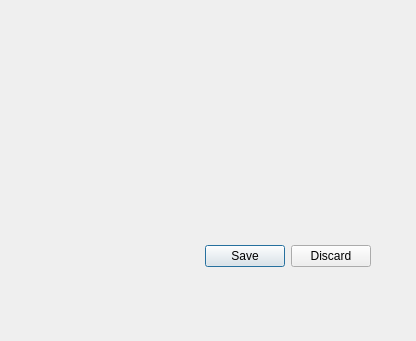
<?xml version="1.0" encoding="UTF-8"?>
<ui version="4.0">
 <class>CadastroInsumo</class>
 <widget class="QDialog" name="CadastroInsumo">
  <property name="windowModality">
   <enum>Qt::ApplicationModal</enum>
  </property>
  <property name="geometry">
   <rect>
    <x>0</x>
    <y>0</y>
    <width>416</width>
    <height>341</height>
   </rect>
  </property>
  <property name="focusPolicy">
   <enum>Qt::StrongFocus</enum>
  </property>
  <property name="windowTitle">
   <string>Cadastro de Insumo</string>
  </property>
  <property name="modal">
   <bool>true</bool>
  </property>
  <widget class="QDialogButtonBox" name="buttonBox">
   <property name="geometry">
    <rect>
     <x>30</x>
     <y>240</y>
     <width>341</width>
     <height>32</height>
    </rect>
   </property>
   <property name="orientation">
    <enum>Qt::Horizontal</enum>
   </property>
   <property name="standardButtons">
    <set>QDialogButtonBox::Discard|QDialogButtonBox::Save</set>
   </property>
  </widget>
 </widget>
 <resources/>
 <connections>
  <connection>
   <sender>buttonBox</sender>
   <signal>accepted()</signal>
   <receiver>CadastroInsumo</receiver>
   <slot>accept()</slot>
   <hints>
    <hint type="sourcelabel">
     <x>248</x>
     <y>254</y>
    </hint>
    <hint type="destinationlabel">
     <x>157</x>
     <y>274</y>
    </hint>
   </hints>
  </connection>
  <connection>
   <sender>buttonBox</sender>
   <signal>rejected()</signal>
   <receiver>CadastroInsumo</receiver>
   <slot>reject()</slot>
   <hints>
    <hint type="sourcelabel">
     <x>316</x>
     <y>260</y>
    </hint>
    <hint type="destinationlabel">
     <x>286</x>
     <y>274</y>
    </hint>
   </hints>
  </connection>
 </connections>
</ui>
